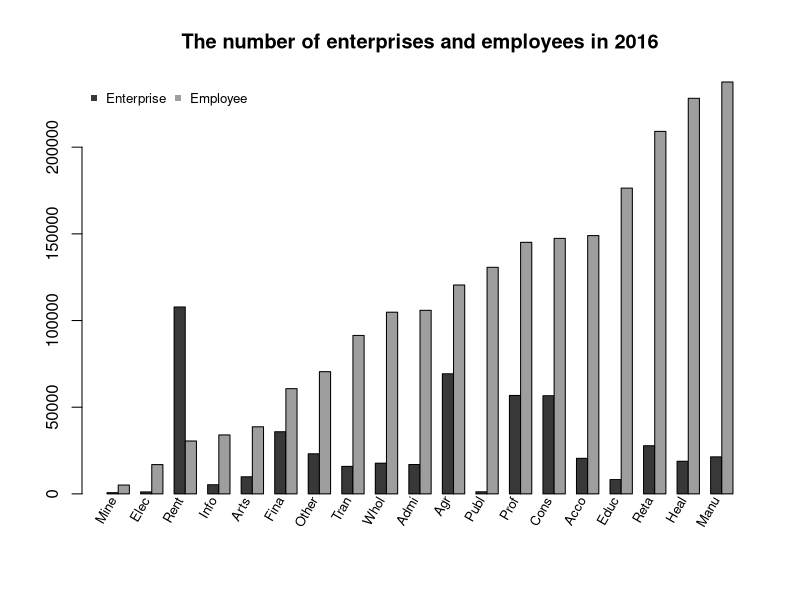
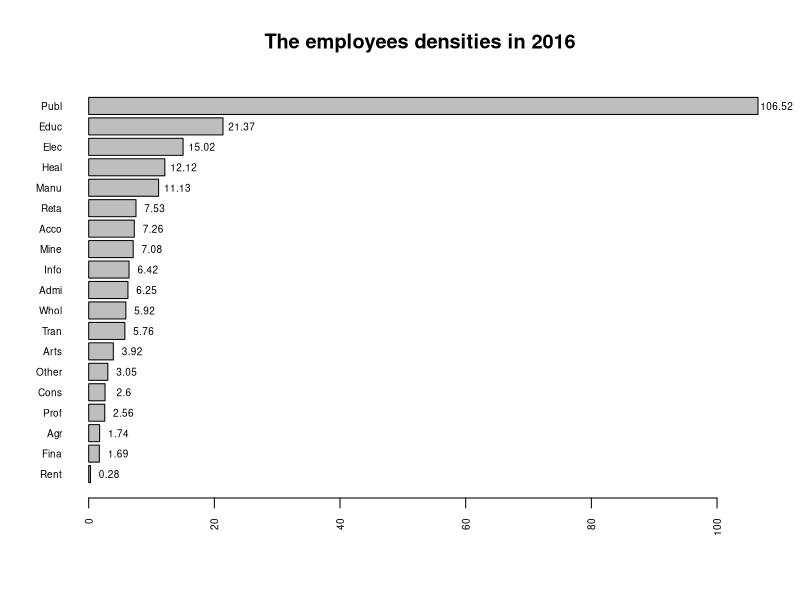
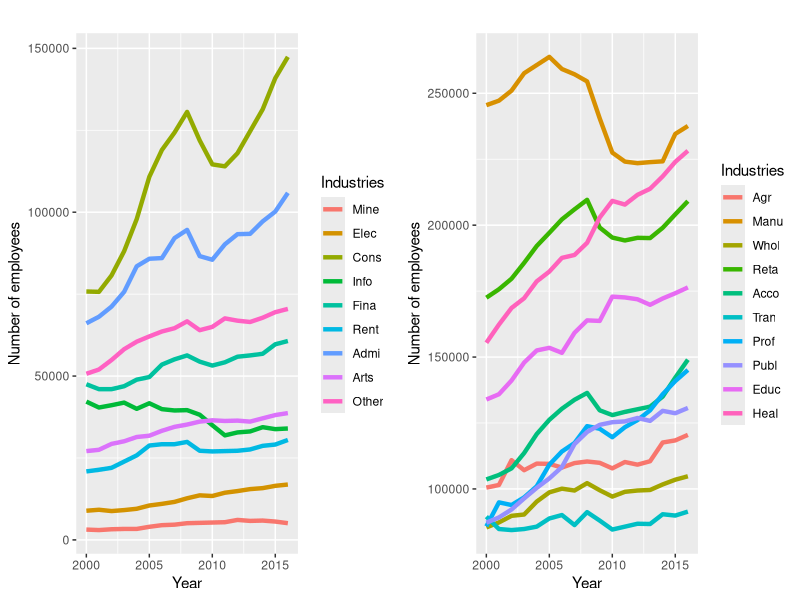
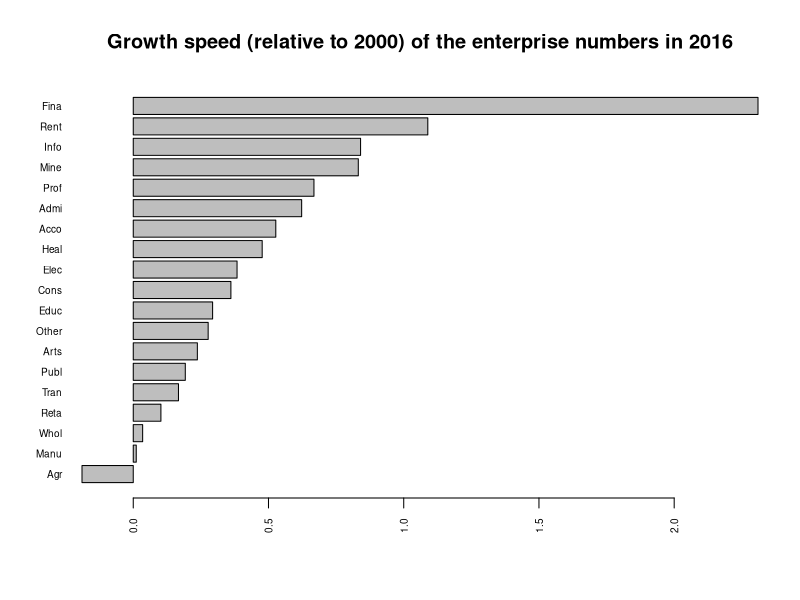
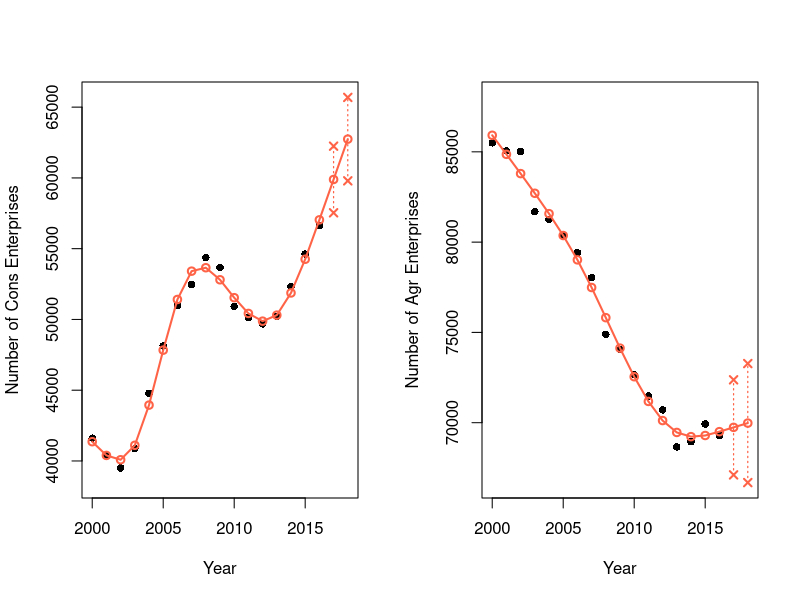

These charts were generated, in order, by the following R code:
## ---- chunk 1
knitr::opts_chunk$set(echo = TRUE)
suppressMessages(library(ggplot2, warn.conflicts = FALSE))
suppressMessages(library(reshape2, warn.conflicts = FALSE))
suppressMessages(library(xtable, warn.conflicts = FALSE))
suppressMessages(library(splines, warn.conflicts = FALSE))
suppressMessages(library(gridExtra, warn.conflicts = FALSE))
suppressMessages(library(kableExtra, warn.conflicts = FALSE))
suppressMessages(library(knitr, warn.conflicts = FALSE))
## ---- chunk 2
all.ind.emp <- read.table("AllIndustEMP.csv", sep=',', head=T)
all.ind.ent <- read.table("AllIndustENT.csv", sep=',', head=T)
for2016bar <- rbind(all.ind.ent[17,], all.ind.emp[17,])

temp <- t(data.matrix(for2016bar[,c(2:20)], rownames.force = NA))
tmpdata <- data.frame(temp)
goodata <- tmpdata[order(tmpdata$X171),]
usedata <- data.frame(t(data.matrix(goodata, rownames.force = NA)))

cont <- t(matrix(c(as.numeric(usedata[1,]),as.numeric(usedata[2,])),19))

barplot(cont, col = c("gray22", "gray62"), beside = T, main = "The number of enterprises and employees in 2016")

text(seq(1.5,58,by=3), par("usr")[3]-0.25, 
     srt = 60, adj= 1, xpd = TRUE,
     labels = paste(names(usedata)), cex=0.8)

legend("topleft", c("Enterprise","Employee"), xpd = TRUE,
       horiz = TRUE, bty = "n", pch = c(15, 15), col = c("gray22", "gray62"), cex = 0.8)
## ---- chunk 3
usedata[3,] <- usedata[2,]/usedata[1,]

temp <- t(data.matrix(usedata, rownames.force = NA))
tmpdata <- data.frame(temp)
goodata <- tmpdata[order(tmpdata$X3),]
usedata2 <- data.frame(t(data.matrix(goodata, rownames.force = NA)))

bplt <- barplot(as.numeric(usedata2[3,]), names.arg = names(usedata2), horiz=TRUE, las=2, cex.names=0.6, cex.axis=0.6, main = "The employees densities in 2016")

text(x= as.numeric(usedata2[3,])+3, y= bplt, labels=as.character(round(as.numeric(usedata2[3,]),2)), xpd=TRUE, cex=0.6)
## ---- chunk 4
tempdata <- all.ind.emp[,c(2:20)]
Year <- all.ind.emp$Year
tempdata1 <- tempdata[,which(tempdata[1,]<80000)]
tempdata2 <- tempdata[,which(tempdata[1,]>=80000)]
tempdata1 <- data.frame(Year, tempdata1)
tempdata2 <- data.frame(Year, tempdata2)
D=melt(tempdata1, id='Year',variable.name = "Industries")
plot1 <- ggplot(D,aes(Year,value, group=Industries, color=Industries), main ="test")+geom_line(size=1.5) + ggtitle("")+ylab("Number of employees")+theme(plot.title = element_text(hjust = 0.5))


D=melt(tempdata2, id='Year',variable.name = "Industries")
plot2 <- ggplot(D,aes(Year,value, group=Industries, color=Industries), main ="test")+geom_line(size=1.5) + ggtitle("")+ylab("Number of employees")+theme(plot.title = element_text(hjust = 0.5))

grid.arrange(plot1, plot2, ncol=2)

## ---- chunk 5

tampdata <- all.ind.ent
tampdata[18,c(2:20)] <- (all.ind.ent[17, c(2:20)] - all.ind.ent[1,c(2:20)])/all.ind.ent[1,c(2:20)]
tampdata <- data.frame(tampdata[17:18, c(2:20)], row.names = c("X17", "X18"))

temp <- t(data.matrix(tampdata))
tmpdata <- data.frame(temp)
goodata <- tmpdata[order(tmpdata$X18),]
usedata3 <- data.frame(t(data.matrix(goodata, rownames.force = NA)))

barplot(as.numeric(usedata3[2,]), names.arg = names(usedata3), horiz=TRUE, las=2, cex.names=0.6, cex.axis=0.6, main = "Growth speed (relative to 2000) of the enterprise numbers in 2016")

## ---- chunk 6
corused <- data.frame(matrix(ncol = 19, nrow = 0))
colnames(corused) <- names(all.ind.ent)[2:20]

for (i in 1:19) {
  corused[i,] <- cor(all.ind.ent[,1+i], all.ind.ent[,2:20])
}

rownames(corused) <- names(all.ind.ent)[2:20]
corused <- round(corused,2)
dt1 <- corused[1:9, 1:9]
dt2 <- corused[10:19, 1:9]
dt3 <- corused[10:19, 10:19]

dt1 %>%  kable() %>%  kable_styling()
dt2 %>%  kable() %>%  kable_styling()
dt3 %>%  kable() %>%  kable_styling()

## ---- chunk 7
consdata <- all.ind.ent[,c(1,2,6)]
prdata <- consdata
cons.lms <- lm(Cons ~ ns(Year, df = 5), data = consdata)

agr.lms <- lm(Agr ~ ns(Year, df = 5), data = consdata)

prdata[18,] <- c(2017, NA, NA)
prdata[19,] <- c(2018, NA, NA)

est.cons <- predict(cons.lms, prdata, interval="predict")
est.agr <- predict(agr.lms, prdata, interval="predict")

newyear <- 2000:2018

par(mfrow=c(1,2)) 
ylow <- min(min(prdata$Cons[1:17]), min(est.cons[,2]))
yup <- max(max(prdata$Cons[1:17]), max(est.cons[,3]))
plot(Cons~Year, data = prdata, ylim=c(ylow, yup), ylab="Number of Cons Enterprises", pch=16,
     main = "")
points(newyear, est.cons[,1], lwd=2, col="tomato")
lines(newyear, est.cons[,1], lwd=2, col="tomato")

## Plot the prediction intervals
segments(2017, est.cons[18,2], 2017, est.cons[18,3], lty =3, col="tomato", lwd=1.2)
points(2017, est.cons[18,2], pch = 4, col="tomato", lwd=2)
points(2017, est.cons[18,3], pch = 4, col="tomato", lwd=2)

segments(2018, est.cons[19,2], 2018, est.cons[19,3], lty =3, col="tomato", lwd=1.2)
points(2018, est.cons[19,2], pch = 4, col="tomato", lwd=2)
points(2018, est.cons[19,3], pch = 4, col="tomato", lwd=2)

ylow <- min(min(prdata$Agr[1:17]), min(est.agr[,2]))
yup <- max(max(prdata$Agr[1:17]), max(est.agr[,3]))

plot(Agr~Year, data = prdata, ylim=c(ylow, yup), ylab="Number of Agr Enterprises", pch=16,
     main = "")
points(newyear, est.agr[,1], lwd=2, col="tomato")
lines(newyear, est.agr[,1], lwd=2, col="tomato")

## Plot the prediction intervals
segments(2017, est.agr[18,2], 2017, est.agr[18,3], lty =3, col="tomato", lwd=1.2)
points(2017, est.agr[18,2], pch = 4, col="tomato", lwd=2)
points(2017, est.agr[18,3], pch = 4, col="tomato", lwd=2)

segments(2018, est.agr[19,2], 2018, est.agr[19,3], lty =3, col="tomato", lwd=1.2)
points(2018, est.agr[19,2], pch = 4, col="tomato", lwd=2)
points(2018, est.agr[19,3], pch = 4, col="tomato", lwd=2)
par(mfrow=c(1,1)) 
